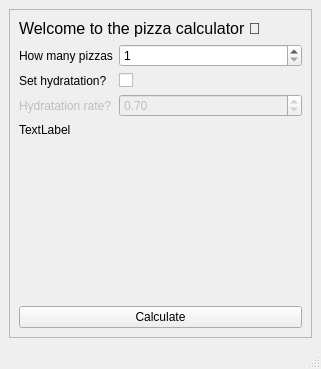
<?xml version="1.0" encoding="UTF-8"?>
<ui version="4.0">
 <class>MainWindow</class>
 <widget class="QMainWindow" name="MainWindow">
  <property name="geometry">
   <rect>
    <x>0</x>
    <y>0</y>
    <width>321</width>
    <height>369</height>
   </rect>
  </property>
  <property name="windowTitle">
   <string>MainWindow</string>
  </property>
  <widget class="QWidget" name="centralwidget">
   <layout class="QVBoxLayout" name="verticalLayout_2">
    <item>
     <widget class="QFrame" name="frame">
      <property name="frameShape">
       <enum>QFrame::StyledPanel</enum>
      </property>
      <property name="frameShadow">
       <enum>QFrame::Raised</enum>
      </property>
      <layout class="QVBoxLayout" name="verticalLayout">
       <item>
        <widget class="QLabel" name="label">
         <property name="font">
          <font>
           <pointsize>12</pointsize>
          </font>
         </property>
         <property name="text">
          <string>Welcome to the pizza calculator 🤌</string>
         </property>
        </widget>
       </item>
       <item>
        <layout class="QFormLayout" name="formLayout">
         <item row="0" column="0">
          <widget class="QLabel" name="label_2">
           <property name="text">
            <string>How many pizzas</string>
           </property>
          </widget>
         </item>
         <item row="0" column="1">
          <widget class="QSpinBox" name="numPizza">
           <property name="minimum">
            <number>1</number>
           </property>
          </widget>
         </item>
         <item row="1" column="0">
          <widget class="QLabel" name="label_3">
           <property name="text">
            <string>Set hydratation?</string>
           </property>
          </widget>
         </item>
         <item row="1" column="1">
          <widget class="QCheckBox" name="hydraBool">
           <property name="text">
            <string/>
           </property>
          </widget>
         </item>
         <item row="2" column="0">
          <widget class="QLabel" name="label_4">
           <property name="enabled">
            <bool>false</bool>
           </property>
           <property name="text">
            <string>Hydratation rate?</string>
           </property>
          </widget>
         </item>
         <item row="2" column="1">
          <widget class="QDoubleSpinBox" name="hydraRate">
           <property name="enabled">
            <bool>false</bool>
           </property>
           <property name="singleStep">
            <double>0.050000000000000</double>
           </property>
           <property name="value">
            <double>0.700000000000000</double>
           </property>
          </widget>
         </item>
        </layout>
       </item>
       <item>
        <widget class="QLabel" name="resultDisp">
         <property name="text">
          <string>TextLabel</string>
         </property>
        </widget>
       </item>
       <item>
        <spacer name="verticalSpacer">
         <property name="orientation">
          <enum>Qt::Vertical</enum>
         </property>
         <property name="sizeHint" stdset="0">
          <size>
           <width>20</width>
           <height>40</height>
          </size>
         </property>
        </spacer>
       </item>
       <item>
        <widget class="QPushButton" name="calcButton">
         <property name="text">
          <string>Calculate</string>
         </property>
        </widget>
       </item>
      </layout>
     </widget>
    </item>
   </layout>
  </widget>
  <widget class="QMenuBar" name="menubar">
   <property name="geometry">
    <rect>
     <x>0</x>
     <y>0</y>
     <width>321</width>
     <height>22</height>
    </rect>
   </property>
  </widget>
  <widget class="QStatusBar" name="statusbar"/>
 </widget>
 <resources/>
 <connections>
  <connection>
   <sender>hydraBool</sender>
   <signal>toggled(bool)</signal>
   <receiver>label_4</receiver>
   <slot>setEnabled(bool)</slot>
   <hints>
    <hint type="sourcelabel">
     <x>125</x>
     <y>104</y>
    </hint>
    <hint type="destinationlabel">
     <x>73</x>
     <y>134</y>
    </hint>
   </hints>
  </connection>
  <connection>
   <sender>hydraBool</sender>
   <signal>toggled(bool)</signal>
   <receiver>hydraRate</receiver>
   <slot>setEnabled(bool)</slot>
   <hints>
    <hint type="sourcelabel">
     <x>135</x>
     <y>101</y>
    </hint>
    <hint type="destinationlabel">
     <x>168</x>
     <y>128</y>
    </hint>
   </hints>
  </connection>
 </connections>
</ui>
